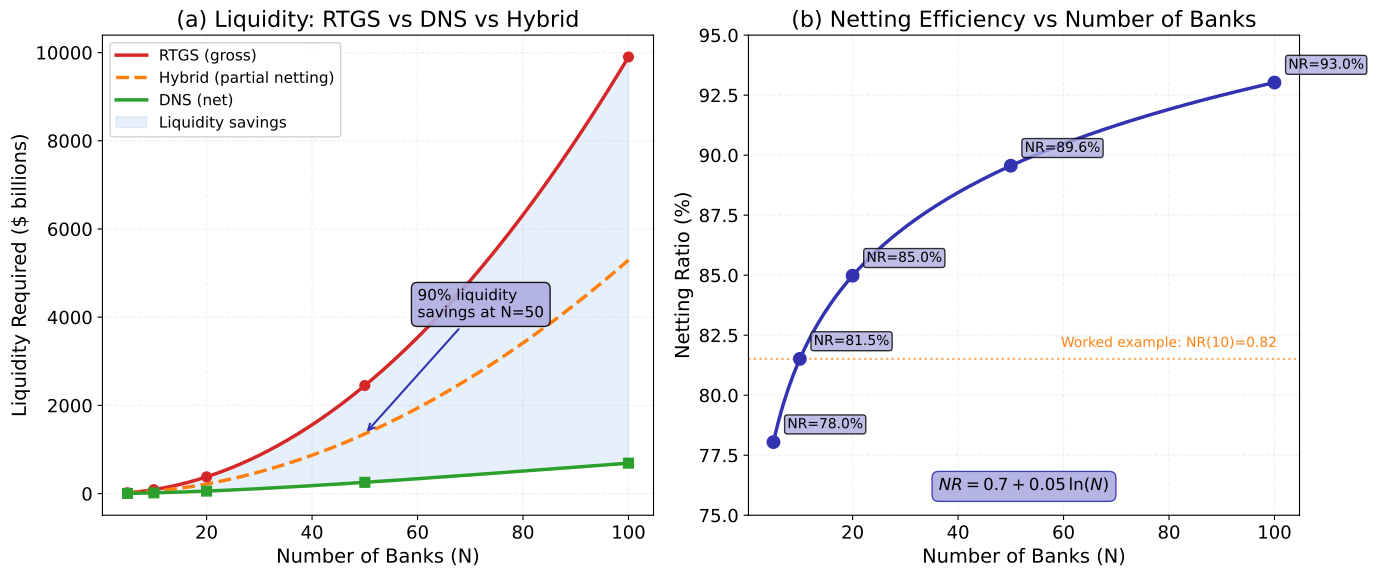

Recreate this plot in Python.
r"""RTGS vs DNS Liquidity Comparison

Multi-panel chart comparing liquidity requirements under RTGS, DNS, and
hybrid settlement systems as a function of the number of participating banks.

# Multi-panel override: comparative statics requires simultaneous visibility

Economic Model: Settlement System Liquidity
- $L_{RTGS} = \sum |P_{ij}|$ (gross liquidity = sum of all bilateral payments)
- $L_{DNS} = \sum |Net_i|$ (net liquidity = sum of net positions after netting)
- Netting ratio: $NR = 1 - L_{DNS}/L_{RTGS} = 0.7 + 0.05\ln(N)$
- Hybrid: $L_{Hybrid} = 0.5 \cdot (L_{RTGS} + L_{DNS})$ (partial netting with RTGS finality)

Calibration: N = [5, 10, 20, 50, 100]. Average bilateral flow = 1B USD.

Citation: Kahn & Roberds (2009), BIS (2005)
"""
import matplotlib.pyplot as plt
import numpy as np
from pathlib import Path

np.random.seed(42)

plt.rcParams.update({
    'font.size': 14, 'axes.labelsize': 14, 'axes.titlesize': 16,
    'xtick.labelsize': 13, 'ytick.labelsize': 13, 'legend.fontsize': 13,
    'figure.dpi': 150
})

MLPURPLE = '#3333B2'
MLBLUE = '#0066CC'
MLORANGE = '#FF7F0E'
MLGREEN = '#2CA02C'
MLRED = '#D62728'
MLLAVENDER = '#ADADE0'

# --- Model parameters ---
N_banks = np.array([5, 10, 20, 50, 100])
avg_bilateral = 1.0  # 1 billion USD average bilateral flow

# Dense grid for smooth curves
N_dense = np.linspace(5, 100, 200)


def rtgs_liquidity(N, avg_flow):
    """RTGS: total gross liquidity = N*(N-1) bilateral pairs * avg flow."""
    return N * (N - 1) * avg_flow


def netting_ratio(N):
    """NR = 0.7 + 0.05 * ln(N). Logarithmic improvement with more banks."""
    return 0.7 + 0.05 * np.log(N)


def dns_liquidity(N, avg_flow):
    """DNS liquidity = RTGS * (1 - NR)."""
    nr = netting_ratio(N)
    return rtgs_liquidity(N, avg_flow) * (1 - nr)


def hybrid_liquidity(N, avg_flow):
    """Hybrid: partial netting achieves ~60-70% of full netting benefit."""
    return 0.5 * (rtgs_liquidity(N, avg_flow) + dns_liquidity(N, avg_flow))


fig, (ax1, ax2) = plt.subplots(1, 2, figsize=(14, 6))

# --- Panel (a): Liquidity vs N ---
L_rtgs = rtgs_liquidity(N_dense, avg_bilateral)
L_dns = dns_liquidity(N_dense, avg_bilateral)
L_hybrid = hybrid_liquidity(N_dense, avg_bilateral)

ax1.plot(N_dense, L_rtgs, color=MLRED, linewidth=2.5, label='RTGS (gross)')
ax1.plot(N_dense, L_hybrid, color=MLORANGE, linewidth=2.5, linestyle='--',
         label='Hybrid (partial netting)')
ax1.plot(N_dense, L_dns, color=MLGREEN, linewidth=2.5, label='DNS (net)')

# Mark specific N values
for N in N_banks:
    ax1.plot(N, rtgs_liquidity(N, avg_bilateral), 'o', color=MLRED,
             markersize=7, zorder=5)
    ax1.plot(N, dns_liquidity(N, avg_bilateral), 's', color=MLGREEN,
             markersize=7, zorder=5)

# Shade savings region
ax1.fill_between(N_dense, L_dns, L_rtgs, alpha=0.1, color=MLBLUE,
                 label='Liquidity savings')

# Annotate savings at N=50
N_ann = 50
savings_pct = netting_ratio(N_ann) * 100
ax1.annotate(f'{savings_pct:.0f}% liquidity\nsavings at N={N_ann}',
             xy=(N_ann, (rtgs_liquidity(N_ann, avg_bilateral) +
                         dns_liquidity(N_ann, avg_bilateral)) / 2),
             xytext=(60, 4000),
             fontsize=11,
             bbox=dict(boxstyle='round,pad=0.4', facecolor=MLLAVENDER, alpha=0.9),
             arrowprops=dict(arrowstyle='->', color=MLPURPLE, lw=1.5))

ax1.set_xlabel('Number of Banks (N)')
ax1.set_ylabel('Liquidity Required ($ billions)')
ax1.set_title('(a) Liquidity: RTGS vs DNS vs Hybrid')
ax1.legend(loc='upper left', fontsize=11, framealpha=0.9)
ax1.grid(True, alpha=0.2, linestyle='--')

# --- Panel (b): Netting ratio vs N ---
NR_dense = netting_ratio(N_dense)
NR_points = netting_ratio(N_banks)

ax2.plot(N_dense, NR_dense * 100, color=MLPURPLE, linewidth=2.5)
ax2.plot(N_banks, NR_points * 100, 'o', color=MLPURPLE, markersize=9, zorder=5)

# Label each point
for N, nr in zip(N_banks, NR_points):
    ax2.annotate(f'NR={nr:.1%}',
                 xy=(N, nr * 100), xytext=(10, 10),
                 textcoords='offset points', fontsize=10,
                 bbox=dict(boxstyle='round,pad=0.2', facecolor=MLLAVENDER, alpha=0.8))

# Reference line at worked example NR=0.82 (N=10)
nr_10 = netting_ratio(10)
ax2.axhline(y=nr_10 * 100, color=MLORANGE, linestyle=':', linewidth=1.5, alpha=0.7)
ax2.text(80, nr_10 * 100 + 0.5, f'Worked example: NR(10)={nr_10:.2f}',
         fontsize=10, color=MLORANGE, ha='center')

ax2.set_xlabel('Number of Banks (N)')
ax2.set_ylabel('Netting Ratio (%)')
ax2.set_title('(b) Netting Efficiency vs Number of Banks')
ax2.set_ylim(75, 95)
ax2.grid(True, alpha=0.2, linestyle='--')

# Theory note
ax2.text(0.5, 0.05, r'$NR = 0.7 + 0.05\,\ln(N)$',
         transform=ax2.transAxes, fontsize=12, ha='center',
         bbox=dict(boxstyle='round,pad=0.4', facecolor=MLLAVENDER, alpha=0.9,
                   edgecolor=MLPURPLE))

plt.tight_layout()
plt.savefig(Path(__file__).parent / 'chart.pdf', dpi=300, bbox_inches='tight')
plt.savefig(Path(__file__).parent / 'chart.png', dpi=150, bbox_inches='tight')
plt.close()
print("Chart saved to chart.pdf and chart.png")
